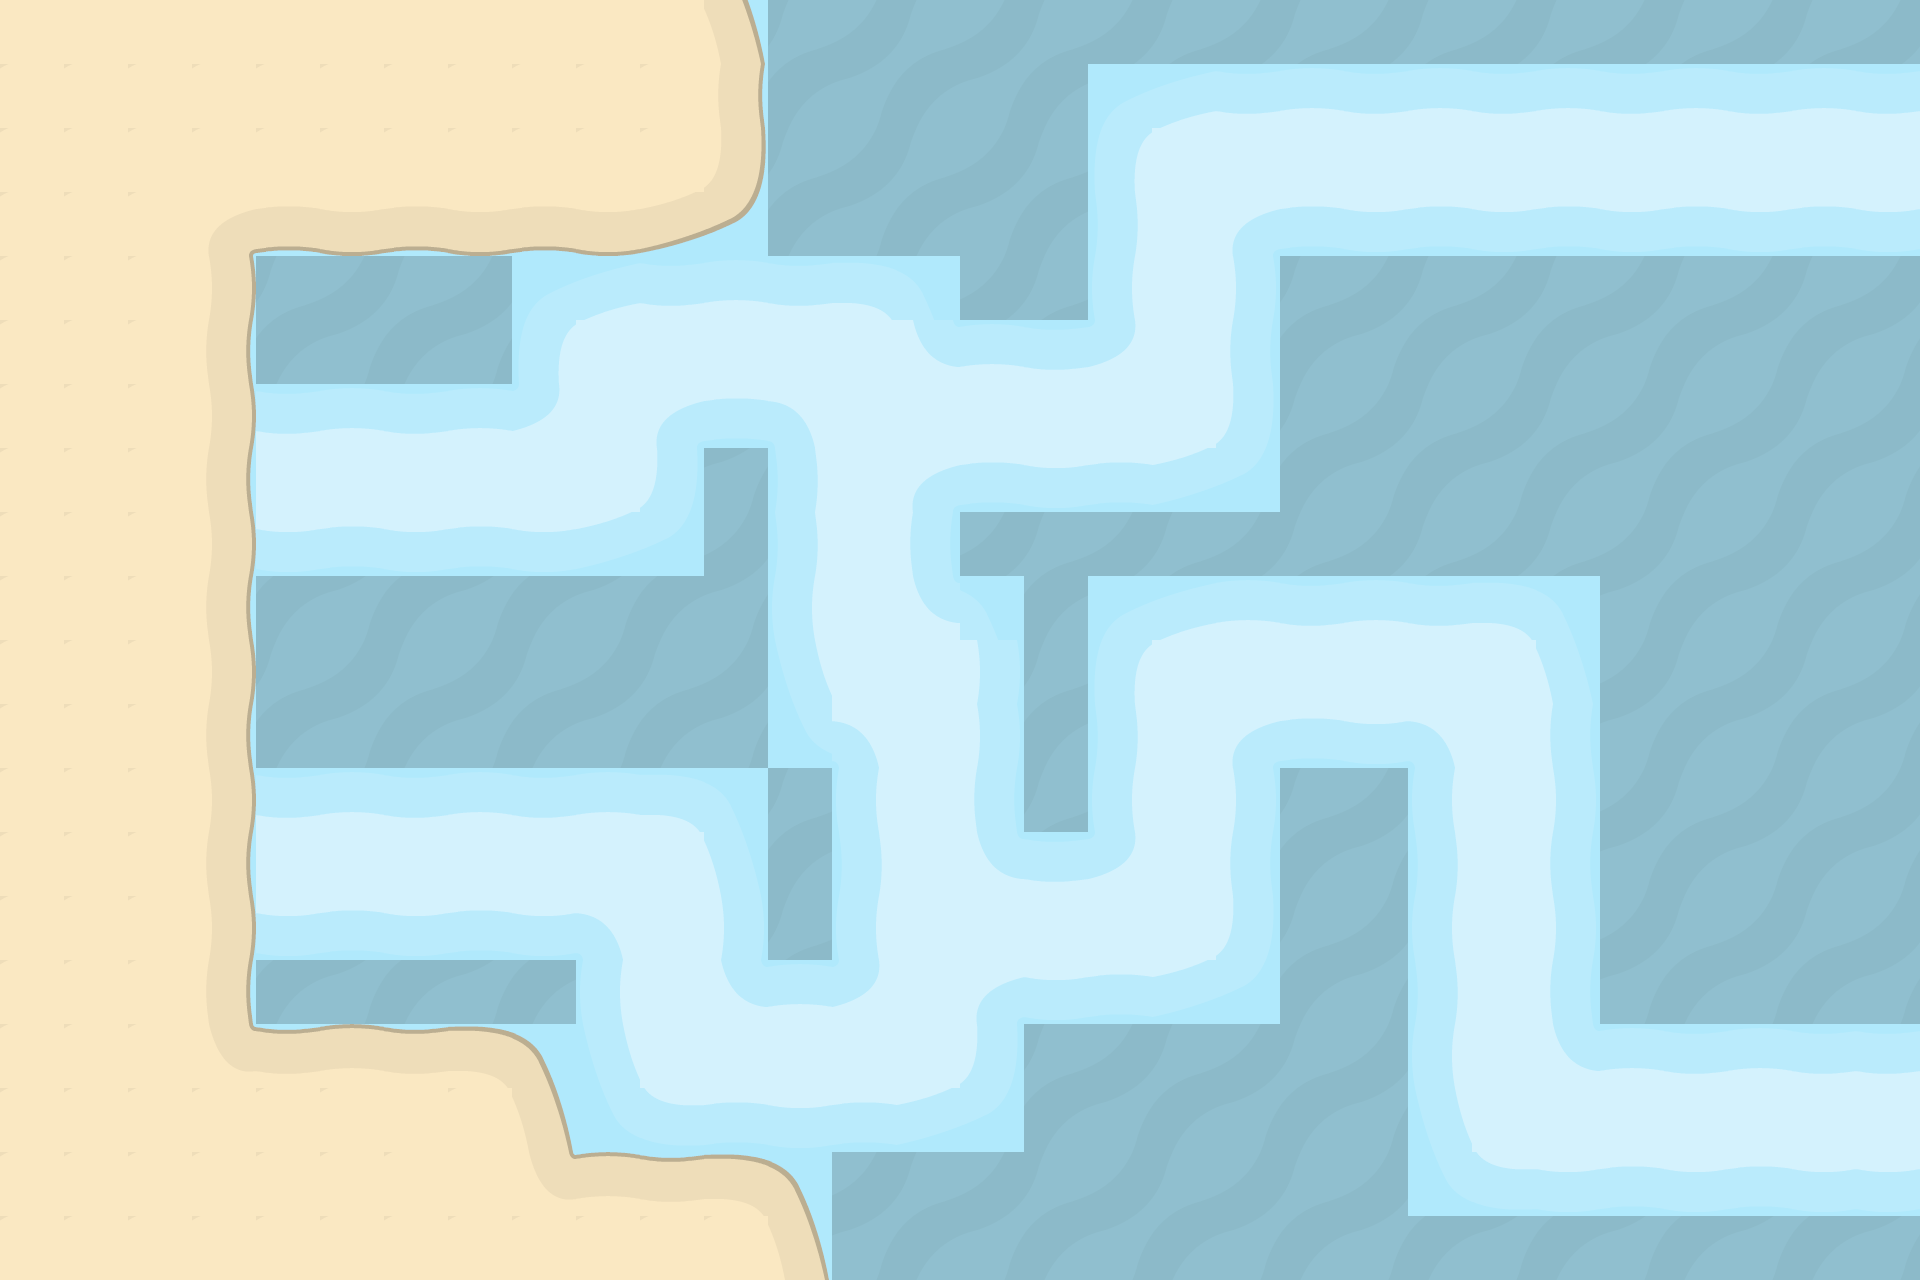

A level layout from a 2D game, rendered from its tile map. Below: a short description, then the map file with tile-grid data replaced by summaries:
An orthogonal 30x20 tile map with 64x64 px tiles, 4 tile layers (MER, CHEMIN, SABLE, SUR SABLE), 1 hidden layer not drawn.

<map version="1.10" tiledversion="1.10.1" orientation="orthogonal" renderorder="right-down" width="30" height="20" tilewidth="64" tileheight="64" infinite="0" nextlayerid="7" nextobjectid="1">
 <tileset firstgid="1" source="[email redacted]" />
 <layer id="2" name="MER" width="30" height="20" opacity="0.82">
  <data>[600 cells, 600 non-empty, 4 distinct tile ids]</data>
 </layer>
 <layer id="5" name="CHEMIN" width="30" height="20">
  <data>[600 cells, 260 non-empty, 28 distinct tile ids]</data>
 </layer>
 <layer id="6" name="Tile Layer 5" width="30" height="20" visible="0">
  <data>[600 cells, 24 non-empty, 6 distinct tile ids]</data>
 </layer>
 <layer id="1" name="SABLE" width="30" height="20">
  <data>[600 cells, 140 non-empty, 17 distinct tile ids]</data>
 </layer>
 <layer id="3" name="SUR SABLE" width="30" height="20">
  <data>[600 cells, 0 non-empty, 0 distinct tile ids]</data>
 </layer>
</map>